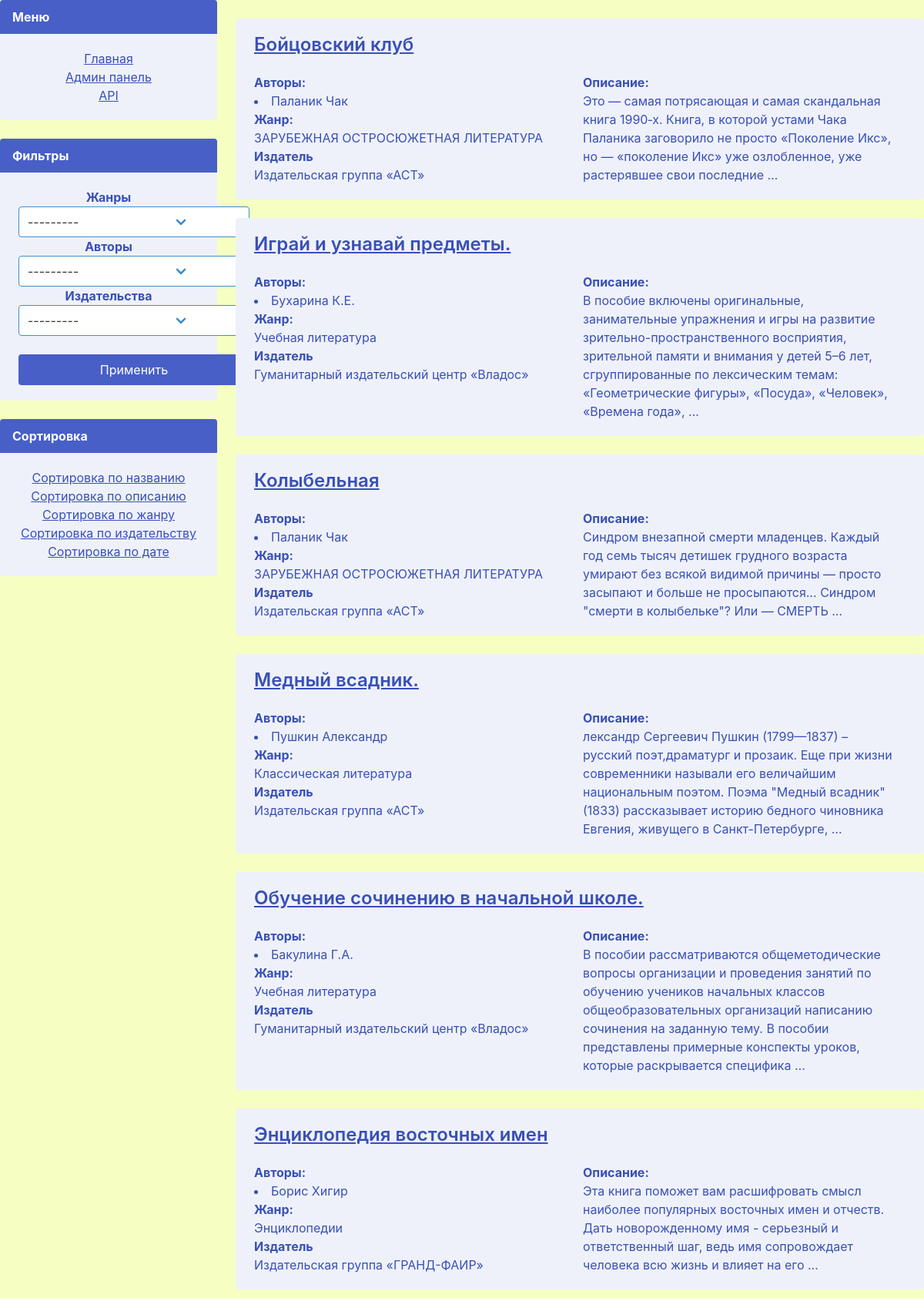
The page / on the database its author committed.
### web_client/models.py (models this page shows, shortened)
class Book(models.Model):
    title = models.CharField(
        max_length=250, unique=True, verbose_name="Название")
    slug = models.SlugField(max_length=250, unique=True, verbose_name="URL")
    description = models.TextField()
    author = models.ManyToManyField(
        Author, related_name="books")
    genre = models.ForeignKey(
        Genre, related_name='books', on_delete=models.CASCADE, null=True)
    publisher = models.ForeignKey(
        Publisher, related_name='books', on_delete=models.CASCADE, null=True)
    publication_date = models.DateField(default=datetime.now)
    class Meta:
        ordering = ('title',)

class BaseModel(models.Model):
    name = models.CharField(max_length=250, unique=True,
                            verbose_name="имя/название")
    slug = models.SlugField(max_length=250, unique=True, verbose_name="URL")
    description = models.TextField()
    class Meta:
        abstract = True
        ordering = ('name',)
    def __str__(self) -> str:
        return self.name

class Author(BaseModel):
    is_alive = models.BooleanField(default=True)

class Genre(BaseModel):
    pass

class Publisher(BaseModel):
    pass

### web_client/views/index.py (the view)
# urls.py: path('', views.index, name='index'),
def index(request):
    context = ContextFactory().get_context(HendlerName.INDEX, request)
    return render(request ,"index.html", context=context)

### web_client/forms.py
class FilterForms(forms.Form):
    genre = forms.ModelChoiceField(queryset=ReceiverData(
        model_name=ModelName.GENRE).get_all(), required=False)
    publisher = forms.ModelChoiceField(queryset=ReceiverData(
        model_name=ModelName.PUBLISHER).get_all(), required=False)
    author = forms.ModelChoiceField(queryset=ReceiverData(
        model_name=ModelName.AUTHOR).get_all(), required=False)

### core/context_factories.py (called while the page is built)
    def index_context(self, request) -> dict:
        return {
            "books": ReceiverData(ModelName.BOOK).get_with_terms(request),
            "sort_options": SORT_OPTION,
            "form" : FilterForms(),
            "filter" : True,
        }

### core/receive_data.py (called while the page is built)
    def get_all(self):
        return self.model.objects.all()

    def get_with_terms(self, request) -> QuerySet:
        kit: QuerySet = self.get_all()
        ordering = request.GET.get('ord', None)
        if ordering:
            kit = kit.order_by(ordering)
        return kit

### web_client/templates/index.html (shortened to what this page needs)
{% extends "base.html" %}
{% block content %}
{% load static %}
<div id="contetnt" >
    <br>
    {% for book in books %}
    <div class="notification is-link is-light">
        <h1 class="title is-4"><a href="#">{{book.title}}</a></h1>
        <div class="columns">
            <div class="column">
                <strong>Авторы:</strong>
                <p>
                    <il>
                    {% for author in book.author.all %}
                        <li>{{author.name}}</li>
                    {% endfor %}
                    </il>
                </p>
            <strong>Жанр:</strong>
                <p> {{book.genre.name}}</p>
            <strong> Издатель</strong>
                <p> {{book.publisher.name}}</p>
            </div>
            <div class="column">
                <strong>Описание:</strong>
                <p> {{book.description|truncatewords:30}}</p>
            </div>
        </div>
    </div>
    {% endfor %}
</div>
{% endblock %}

### web_client/templates/base.html (shortened to what this page needs)
<!DOCTYPE html>
<html lang="ru">
<head>
    <link rel="stylesheet" href="https://cdnjs.cloudflare.com/ajax/libs/bulma/0.7.2/css/bulma.css">
    {% load static %}
    <link rel="stylesheet" href="{% static 'css/main.css' %}?v=1.10">
</head>
<body>
    <div class="columns">
        <div class="column is-one-quarter" id="menu">
            <div class="message is-link">
                <div class="message-header">
                    <strong >Меню</strong>
                </div>
                <div class="message-body">
                    <a href="{% url 'index' %}">Главная</a> <br>
                    <a href="{% url 'workspace' %}">Админ панель</a> <br>
                    <a href="{% url 'api' %}">API</a> <br>
                </div>
            </div>
        {% if filter %}
            <div class="message is-link">
                <div class="message-header">
                    <strong >Фильтры</strong>
                </div>
                <div class="message-body">
                    <form action="{% url 'filter' %}" method="post">
                        <strong> Жанры </strong> <br>
                        <div class="select is-info">
                            {{ form.genre }}
                        </div><br>
                        <strong> Авторы </strong><br>
                        <div class="select is-info">
                            {{ form.author }}
                        </div><br>
                        <strong> Издательства </strong><br>
                        <div class="select is-info">
                            {{ form.publisher }}
                        </div><br>
                        <br>
                        <input class="button is-link" type="submit" value="Применить" />
                    </form>
                </div>
            </div>
        {% endif %}
        {% if sort_options %}
        <div class="message is-link">
            <div class="message-header">
                <strong >Сортировка</strong>
            </div>
            <div class="message-body">
                {% for item in sort_options %}
                    <a href="{{ item.href }}">{{ item.title }}</a> <br>
                {% endfor %}
            </div>
        </div>
        {% endif %}
    </div>
        <div class="column">
            {% block content %} {% endblock %}
        </div>
    </div>
</body>
</html>

### web_client/static/css/main.css (style rules this page uses)
body { background-color: rgb(246, 255, 193); background-size: 100%; min-height: 1000px; }
#menu { background-color: rgb(246, 255, 193); text-align: center; }
input { width: 300px; font-size: 14px; }
select { width: 100%; min-width: 300px; }

### rows shown on the page
Book: title "Бойцовский клуб", genre.name "ЗАРУБЕЖНАЯ ОСТРОСЮЖЕТНАЯ ЛИТЕРАТУРА", publisher.name "Издательская группа «АСТ»", description "Это — самая потрясающая и самая скандальная книга 1990‑х. Книга, в которой устами Чака Паланика заговорило не просто «Поколение Икс», но — «поколение Икс» уже озлобленное, уже растерявшее свои последние …"
Author: name "Паланик Чак"
Book: title "Играй и узнавай предметы.", genre.name "Учебная литература", publisher.name "Гуманитарный издательский центр «Владос»", description "В пособие включены оригинальные, занимательные упражнения и игры на развитие зрительно-пространственного восприятия, зрительной памяти и внимания у детей 5–6 лет, сгруппированные по лексическим темам: «Геометрические фигуры», «Посуда», «Человек», «Времена года», …"
Author: name "Бухарина К.Е."
Book: title "Колыбельная", genre.name "ЗАРУБЕЖНАЯ ОСТРОСЮЖЕТНАЯ ЛИТЕРАТУРА", publisher.name "Издательская группа «АСТ»", description "Синдром внезапной смерти младенцев. Каждый год семь тысяч детишек грудного возраста умирают без всякой видимой причины — просто засыпают и больше не просыпаются… Синдром \"смерти в колыбельке\"? Или — СМЕРТЬ …"
Book: title "Медный всадник.", genre.name "Классическая литература", publisher.name "Издательская группа «АСТ»", description "лександр Сергеевич Пушкин (1799—1837) – русский поэт,драматург и прозаик. Еще при жизни современники называли его величайшим национальным поэтом. Поэма \"Медный всадник\" (1833) рассказывает историю бедного чиновника Евгения, живущего в Санкт-Петербурге, …"
Author: name "Пушкин Александр"
Book: title "Обучение сочинению в начальной школе.", genre.name "Учебная литература", publisher.name "Гуманитарный издательский центр «Владос»", description "В пособии рассматриваются общеметодические вопросы организации и проведения занятий по обучению учеников начальных классов общеобразовательных организаций написанию сочинения на заданную тему. В пособии представлены примерные конспекты уроков, которые раскрывается специфика …"
Author: name "Бакулина Г.А."
Book: title "Энциклопедия восточных имен", genre.name "Энциклопедии", publisher.name "Издательская группа «ГРАНД-ФАИР»", description "Эта книга поможет вам расшифровать смысл наиболее популярных восточных имен и отчеств. Дать новорожденному имя - серьезный и ответственный шаг, ведь имя сопровождает человека всю жизнь и влияет на его …"
Author: name "Борис Хигир"

### other values the page prints
{{ item.title }} "Сортировка по названию" "Сортировка по описанию" "Сортировка по жанру" "Сортировка по издательству" "Сортировка по дате"
